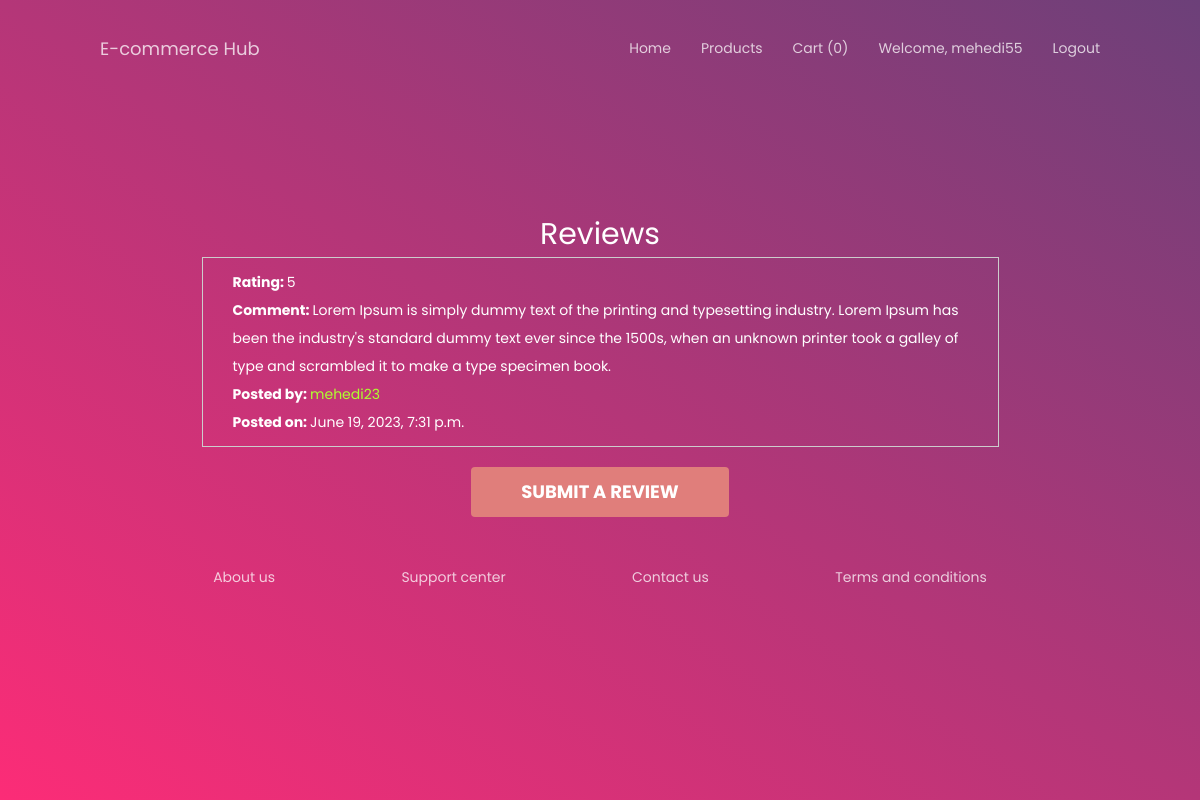
The app's page /product_detail/1/ (signed in) with its own data.
### review/models.py (models this page shows, shortened)
class Review(models.Model):
    product = models.ForeignKey(Product, on_delete=models.CASCADE)
    user = models.ForeignKey(User, on_delete=models.CASCADE)
    rating = models.IntegerField()
    comment = models.TextField()
    created_at = models.DateTimeField(auto_now_add=True)

### review/views.py (the view)
# urls.py: path('product_detail/<int:product_id>/',
def product_detail(request, product_id):
    product = get_object_or_404(Product, id=product_id)
    reviews = Review.objects.filter(product=product)
    if request.method == 'POST':
        form = ReviewForm(request.POST)
        if form.is_valid():
            review = form.save(commit=False)
            review.product = product
            review.user = request.user
            review.save()
            return redirect('product_detail', product_id=product.id)
    else:
        form = ReviewForm()
    return render(request, 'product_detail.html', {'product': product, 'reviews': reviews, 'form': form})

### review/templates/product_detail.html (shortened to what this page needs)
<!DOCTYPE html>
<html lang="en">
  <head>
    {% load static %}
    <link href="{% static 'css/main.css' %}" rel="stylesheet" media="all" />
    <link href="{% static 'css/post.css' %}" rel="stylesheet" media="all" />
    <link rel="stylesheet" href="{% static 'css/styles.css' %}" />
  </head>
  <body>
    <header>
      <h4>
        <a href="{% url 'home' %}">E-commerce Hub</a>
      </h4>
      <nav>
        {% if user.is_authenticated %}
        <li><a href="{% url 'home' %}">Home</a></li>
        <li><a href="{% url 'product_list' %}">Products</a></li>
        <li>
          <a href="{% url 'cart' %}"
            >Cart ({{ request.user.cart_set.count }})</a
          >
        </li>
        <li>
          <a href="{% url 'profile' %}">Welcome, {{ request.user.username }}</a>
        </li>
        <li><a href="{% url 'logout' %}">Logout</a></li>
        {% else %}
        <li><a href="{% url 'home' %}">Home</a></li>
        <li><a href="{% url 'product_list' %}">Products</a></li>
        <li><a href="{% url 'login' %}">Login</a></li>
        <li><a href="{% url 'register' %}">Register</a></li>
        {% endif %}
      </nav>
    </header>
    <section class="hero">
      <div class="background-image"></div>
      <div class="hero-content-area">
        <h2>Reviews</h2>
        {% if reviews %}
        <ul style="text-align: left">
          {% for review in reviews %}
          <div class="product">
            <li>
              <p><b>Rating: </b>{{ review.rating }}</p>
              <p><b>Comment: </b>{{ review.comment }}</p>
              <p>
                <b>Posted by: </b
                ><span style="color: greenyellow"
                  >{{ review.user.username }}</span
                >
              </p>
              <p><b>Posted on: </b>{{ review.created_at }}</p>
            </li>
          </div>
          {% endfor %}
        </ul>
        {% else %}
        <p>No reviews available.</p>
        {% endif %} {% if user.is_authenticated %}
        <a
          class="btn btn--radius-2 btn--blue"
          href="{% url 'submit_review' product_id=product.id %}"
          >Submit a review</a
        >
        {% else %}
        <p>Please <a href="{% url 'login' %}">log in</a> to submit a review.</p>
        {% endif %}
      </div>
      <footer>
        <a href="#">About us</a>
        <a href="#">Support center</a>
        <a href="#">Contact us</a>
        <a href="#">Terms and conditions</a>
      </footer>
    </section>
  </body>
</html>

### store/static/css/main.css (style rules this page uses)
html { -webkit-box-sizing: border-box; -moz-box-sizing: border-box; box-sizing: border-box; }
* { padding: 0; margin: 0; }
*, *:before, *:after { -webkit-box-sizing: inherit; -moz-box-sizing: inherit; box-sizing: inherit; }
body, h1, h2, h3, h4, h5, h6, blockquote, p, pre, dl, dd, ol, ul, figure, hr, fieldset, legend { margin: 0; padding: 0; }
body { font-family: "Poppins", "Arial", "Helvetica Neue", sans-serif; font-weight: 400; font-size: 14px; }
h1, h2, h3, h4, h5, h6 { font-weight: 400; }
h2 { font-size: 30px; }
h4 { font-size: 18px; }
.btn { display: inline-block; line-height: 50px; padding: 0 50px; -webkit-transition: all 0.4s ease; -o-transition: all 0.4s ease; -moz-transition: all 0.4s ease; transition: all 0.4s ease; cursor: pointer; font-size: 18px; color: #fff; font-family: "Poppins", "Arial", "Helvetica Neue", sans-serif; }
.btn--radius-2 { -webkit-border-radius: 5px; -moz-border-radius: 5px; border-radius: 5px; }
.btn--blue { background: #4272d7; }

### store/static/css/styles.css (style rules this page uses)
* { margin: 0; padding: 0; box-sizing: border-box; }
html { font-size: 16px; font-family: "Poppins", "Arial", "Helvetica Neue", sans-serif; color: #555; }
ul, nav { list-style: none; }
nav li { display: inline-block; position: relative; }
nav a:after { position: absolute; content: ''; display: inline-block; width: calc( 0% ); position: absolute; bottom: -6px; left: 0; height: 3px; background: yellow; transition: width 450ms ease-out; }
a { text-decoration: none; opacity: 0.75; color: #fff; }
a.btn { border-radius: 4px; text-transform: uppercase; font-weight: bold; text-align: center; background-color: #e07e7b; opacity: 1; transition: all 400ms; }
section { display: flex; flex-direction: column; align-items: center; padding: 100px 80px; }
section p { max-width: 775px; line-height: 2; padding: 0 20px; }
header { position: absolute; width: 100%; display: flex; justify-content: space-between; align-items: center; padding: 35px 100px 0; animation: 1s fadein 0.5s forwards; opacity: 0; color: #fff; z-index: 2; }
header nav { display: flex; margin-right: -15px; }
header nav li { margin: 0 15px; }
.hero { position: relative; justify-content: center; text-align: center; min-height: 100vh; color: #fff; }
.hero .background-image { position: absolute; top: 0; left: 0; width: 100%; height: 100%; background-image: linear-gradient(to top right, #fc2c77 0%, #6c4079 100%); background-size: cover; z-index: -1; background-color: #80a3db; }
.hero-content-area { opacity: 0; animation: 1s slidefade 1s forwards; }
* { box-sizing: border-box; margin: 0; padding: 0; }
footer { width: 100%; max-width: 900px; display: flex; justify-content: space-around; width: 100%; margin-top: 50px; }
.product { border: 1px solid #ccc; padding: 10px; margin-bottom: 20px; }

### records on screen
Review: rating "5", comment "Lorem Ipsum is simply dummy text of the printing and typesetting industry. Lorem Ipsum has been the industry's standard dummy text ever since the 1500s, when an unknown printer took a galley of type and scrambled it to make a type specimen book.", user.username "mehedi23", created_at "June 19, 2023, 7:31 p.m."

### other values on screen
{{ request.user.cart_set.count }} "0"
{{ request.user.username }} "mehedi55"
